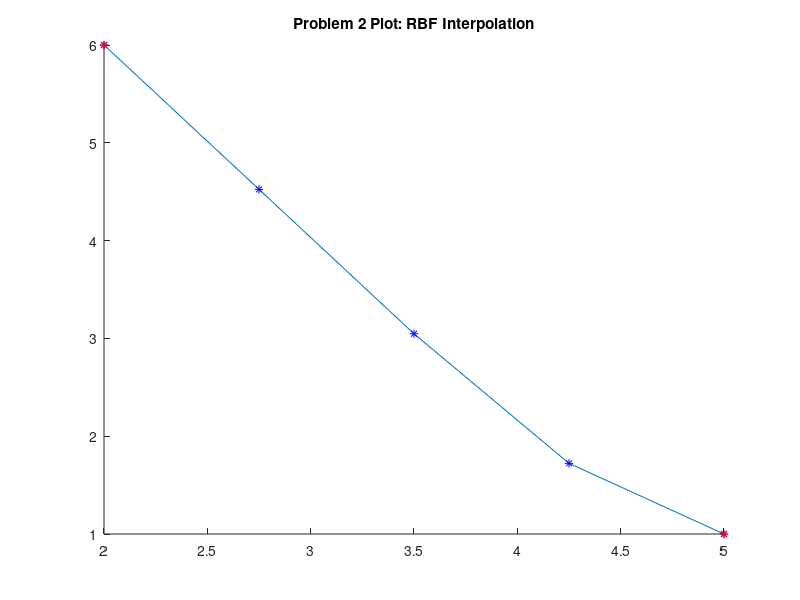

Source code (MATLAB):
clear
clc

%M = 5;
%epsilon = 1.25;
%xc = [0, 0.6, 1]';

M = 5;
epsilon = 1.25;
xc = [2, 5]';
x = linspace(xc(1),xc(end),M)'

%my_fun = @(x) exp(sin(pi*x));
yc = [6, 1]';

phi = @(x) sqrt(1 + (x^2)*(epsilon^2));  #Phi for multiquadratic
#f = my_fun(xc);
f = yc;
N = length(xc);
r = zeros(N,N);
B = r;
for i=1:N
  for j=1:N
    r(i,j) = abs( xc(i) - xc(j) )
    B(i,j) = phi(r(i,j))
  end
end

%Solve B*a=f for expansion coefficients a
a = B\f

%Construct evaluation matrix H
h = zeros(M,N);
H = h;
for i = 1:M
  for j = 1:N
    h(i,j) = abs(x(i)-xc(j));
    H(i,j) = phi(h(i,j))
  end
end

%Interpolated values
fa = H*a

figure
hold on
plot(x,fa)
plot(x,fa,'b*')
plot(xc,f,'r*')
hold off
title('Problem 2 Plot: RBF Interpolation')
